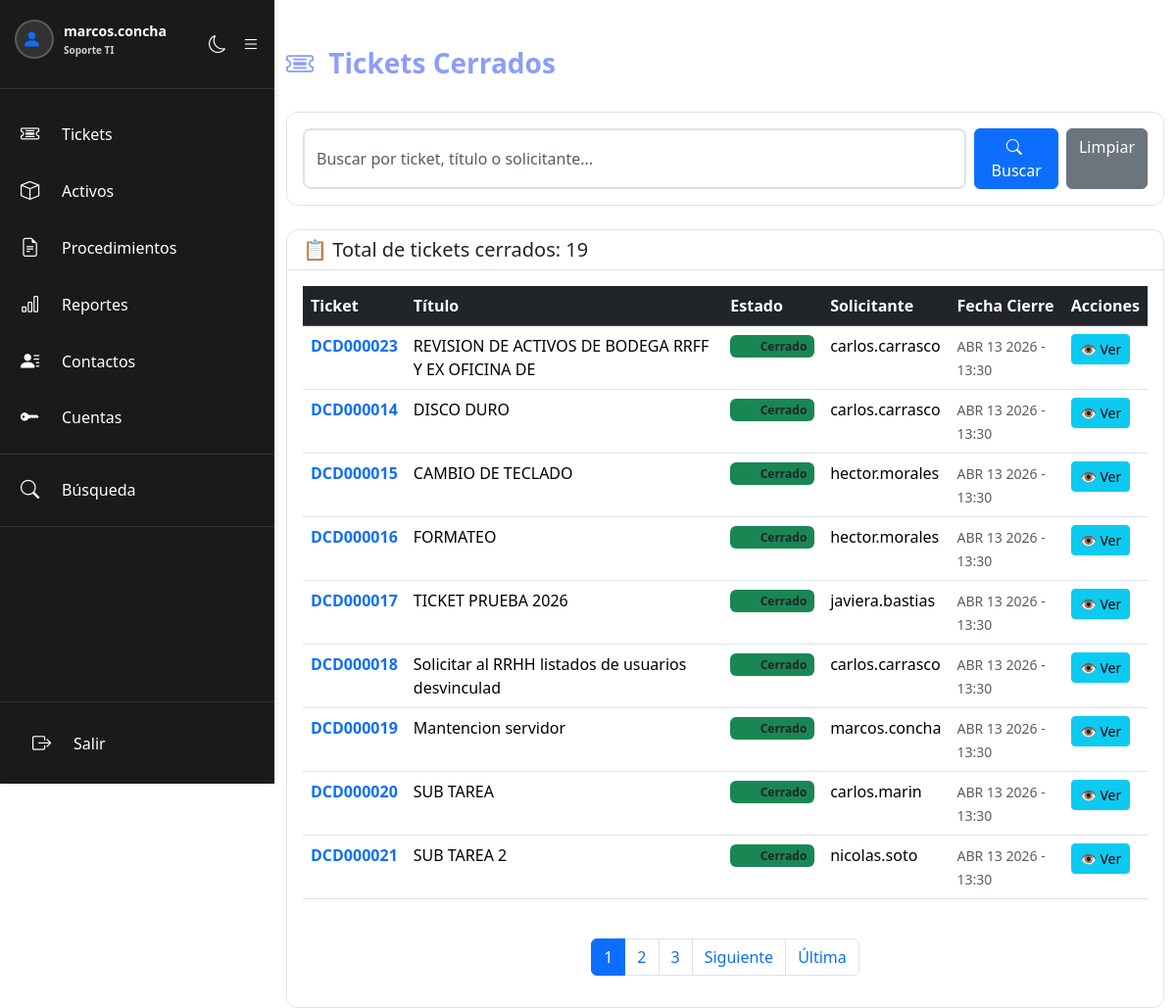
/tickets_cerrados.php (signed in), run on an earlier commit of the app's database.
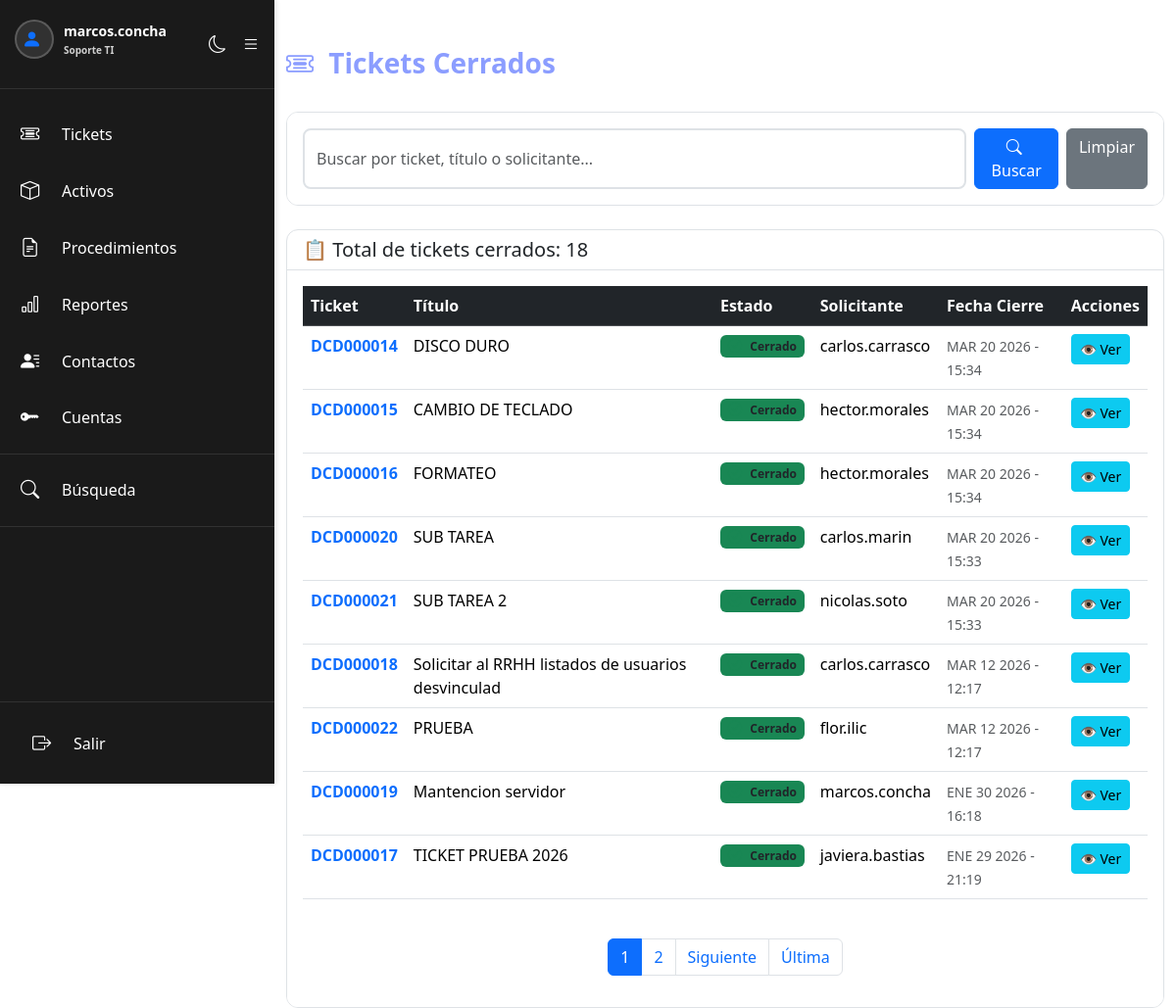
And on a later commit of the database.
### tables this page shows
CREATE TABLE `tickets` (
  `id` int(11) NOT NULL AUTO_INCREMENT,
  `ticket_padre_id` int(11) DEFAULT NULL,
  `ticket_number` varchar(50) NOT NULL,
  `titulo` varchar(255) NOT NULL,
  `descripcion` longtext DEFAULT NULL,
  `estado` varchar(50) DEFAULT 'sin abrir',
  `es_cerrado` tinyint(1) DEFAULT 0,
  `usuario_creador` int(11) DEFAULT NULL,
  `nombre_solicitante` varchar(255) DEFAULT NULL,
  `propietario` int(11) DEFAULT NULL,
  `responsable` int(11) DEFAULT NULL,
  `fecha_creacion` datetime DEFAULT current_timestamp(),
  `fecha_ultima_modificacion` datetime DEFAULT current_timestamp() ON UPDATE current_timestamp(),
  `motivo_cierre` varchar(255) DEFAULT NULL,
  `estado_cancelacion` varchar(255) DEFAULT NULL,
  PRIMARY KEY (`id`),
  UNIQUE KEY `ticket_number` (`ticket_number`),
  KEY `usuario_creador` (`usuario_creador`),
  KEY `propietario` (`propietario`),
  KEY `responsable` (`responsable`),
  KEY `fk_ticket_padre` (`ticket_padre_id`),
  CONSTRAINT `fk_ticket_padre` FOREIGN KEY (`ticket_padre_id`) REFERENCES `tickets` (`id`) ON DELETE CASCADE,
  CONSTRAINT `tickets_ibfk_1` FOREIGN KEY (`usuario_creador`) REFERENCES `users` (`id`),
  CONSTRAINT `tickets_ibfk_2` FOREIGN KEY (`propietario`) REFERENCES `users` (`id`),
  CONSTRAINT `tickets_ibfk_3` FOREIGN KEY (`responsable`) REFERENCES `users` (`id`)
);

### includes/config.php (called while the page is built, shortened)
<?php
function formatearFechaHora($fecha) {
    $meses = ['', 'ENE', 'FEB', 'MAR', 'ABR', 'MAY', 'JUN', 'JUL', 'AGO', 'SEP', 'OCT', 'NOV', 'DIC'];
    $timestamp = strtotime($fecha);
    $mes = $meses[date('n', $timestamp)];
    $dia = date('d', $timestamp);
    $año = date('Y', $timestamp);
    $hora = date('H:i', $timestamp);
    return "$mes $dia $año - $hora";
}

### tickets_cerrados.php (the view, shortened to what the changed rows need)
<?php
require_once 'includes/config.php';
$tickets = [];
$pagina = (int)($_GET["pagina"] ?? 1);
$pagina = max(1, $pagina);
try {
    $where = "es_cerrado = 1";
    $params = [];
    $stmt = $conexion->prepare("SELECT COUNT(*) as total FROM tickets WHERE $where");
    $stmt->execute($params);
    $resultado = $stmt->fetch(PDO::FETCH_ASSOC);
    $total = $resultado["total"];
    $por_pagina = 9;
    $total_paginas = ceil($total / $por_pagina);
    $offset = ($pagina - 1) * $por_pagina;
    $query = "SELECT * FROM tickets WHERE $where ORDER BY fecha_ultima_modificacion DESC LIMIT " . $por_pagina . " OFFSET " . $offset;
    $stmt = $conexion->prepare($query);
    $stmt->execute($params);
    $tickets = $stmt->fetchAll(PDO::FETCH_ASSOC);
} catch (PDOException $e) {
    $error = "Error al obtener tickets: " . $e->getMessage();
}
?>
<!DOCTYPE html>
<html lang="es" id="htmlRoot">
<head>
    <link href="https://cdn.jsdelivr.net/npm/bootstrap@5.3.8/dist/css/bootstrap.min.css" rel="stylesheet">
    <link href="css/dark-mode.css" rel="stylesheet">
</head>
<body>
    <?php include 'includes/sidebar.php'; ?>
    <div class="container mt-5">
        <div class="row">
            <div class="col-md-12">
                <div class="card">
                    <div class="card-header">
                        <h5 class="mb-0">📋 Total de tickets cerrados: <?php echo $total; ?></h5>
                    </div>
                    <div class="card-body">
                        <?php if (count($tickets) == 0): ?>
                            <p class="text-muted text-center">No hay tickets cerrados <?php echo !empty($busqueda) ? 'que coincidan con la búsqueda' : ''; ?></p>
                        <?php else: ?>
                            <div class="table-responsive">
                                <table class="table table-hover">
                                    <thead class="table-dark">
                                        <tr>
                                            <th>Ticket</th>
                                            <th>Título</th>
                                            <th>Estado</th>
                                            <th>Solicitante</th>
                                            <th>Fecha Cierre</th>
                                            <th>Acciones</th>
                                        </tr>
                                    </thead>
                                    <tbody>
                                        <?php foreach ($tickets as $ticket): ?>
                                            <tr class="ticket-list-row">
                                                <td>
                                                    <a href="ver_ticket.php?id=<?php echo $ticket['id']; ?>" class="text-decoration-none">
                                                        <strong><?php echo htmlspecialchars($ticket["ticket_number"]); ?></strong>
                                                    </a>
                                                </td>
                                                <td><?php echo htmlspecialchars(substr($ticket["titulo"], 0, 50)); ?></td>
                                                <td>
                                                    <span class="badge bg-success"><i class="bi bi-check-circle"></i> Cerrado</span>
                                                </td>
                                                <td><?php echo htmlspecialchars($ticket["nombre_solicitante"]); ?></td>
                                                <td>
                                                    <small class="text-muted"><?php echo formatearFechaHora($ticket["fecha_ultima_modificacion"]); ?></small>
                                                </td>
                                                <td>
                                                    <a href="ver_ticket.php?id=<?php echo $ticket['id']; ?>" class="btn btn-sm btn-info">👁️ Ver</a>
                                                </td>
                                            </tr>
                                        <?php endforeach; ?>
                                    </tbody>
                                </table>
                            </div>
                            <?php if ($total_paginas > 1): ?>
                                <nav aria-label="Paginación" class="mt-4">
                                    <ul class="pagination justify-content-center">
                                        <?php for ($i = max(1, $pagina - 2); $i <= min($total_paginas, $pagina + 2); $i++): ?>
                                            <li class="page-item <?php echo $i == $pagina ? 'active' : ''; ?>">
                                                <a class="page-link" href="?pagina=<?php echo $i; ?><?php echo !empty($busqueda) ? '&buscar=' . urlencode($busqueda) : ''; ?>">
                                                    <?php echo $i; ?>
                                                </a>
                                            </li>
                                        <?php endfor; ?>
                                    </ul>
                                </nav>
                            <?php endif; ?>
                        <?php endif; ?>
                    </div>
                </div>
            </div>
        </div>
    </div>
</body>
</html>

What changed in the data, as far as the page shows it:
no longer on this page (row edited): tickets: ticket_number "DCD000023", titulo "REVISION DE ACTIVOS DE BODEGA RRFF Y EX OFICINA DE", nombre_solicitante "carlos.carrasco", fecha_ultima_modificacion "ABR 13 2026 - 13:30"
changed tickets "DCD000014": fecha_ultima_modificacion "ABR 13 2026 - 13:30" → "MAR 20 2026 - 15:34"
changed tickets "DCD000015": fecha_ultima_modificacion "ABR 13 2026 - 13:30" → "MAR 20 2026 - 15:34"
changed tickets "DCD000016": fecha_ultima_modificacion "ABR 13 2026 - 13:30" → "MAR 20 2026 - 15:34"
changed tickets "DCD000020": fecha_ultima_modificacion "ABR 13 2026 - 13:30" → "MAR 20 2026 - 15:33"; moves up the list
changed tickets "DCD000021": fecha_ultima_modificacion "ABR 13 2026 - 13:30" → "MAR 20 2026 - 15:33"; moves up the list
changed tickets "DCD000018": fecha_ultima_modificacion "ABR 13 2026 - 13:30" → "MAR 12 2026 - 12:17"
now on this page (row edited): tickets: ticket_number "DCD000022", titulo "PRUEBA", nombre_solicitante "flor.ilic", fecha_ultima_modificacion "MAR 12 2026 - 12:17"
changed tickets "DCD000019": fecha_ultima_modificacion "ABR 13 2026 - 13:30" → "ENE 30 2026 - 16:18"
changed tickets "DCD000017": fecha_ultima_modificacion "ABR 13 2026 - 13:30" → "ENE 29 2026 - 21:19"; moves down the list
Also different on the page:
$total: "19" → "18"
list line gone: "3"
